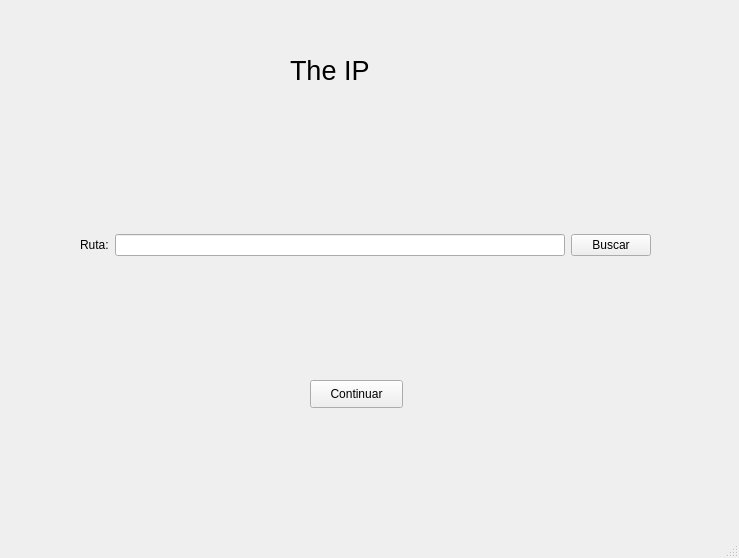
<?xml version="1.0" encoding="UTF-8"?>
<ui version="4.0">
 <class>MainWindow</class>
 <widget class="QMainWindow" name="MainWindow">
  <property name="enabled">
   <bool>true</bool>
  </property>
  <property name="geometry">
   <rect>
    <x>0</x>
    <y>0</y>
    <width>739</width>
    <height>558</height>
   </rect>
  </property>
  <property name="windowTitle">
   <string>MainWindow</string>
  </property>
  <widget class="QWidget" name="centralwidget">
   <widget class="QLabel" name="label_2">
    <property name="geometry">
     <rect>
      <x>290</x>
      <y>50</y>
      <width>111</width>
      <height>41</height>
     </rect>
    </property>
    <property name="font">
     <font>
      <pointsize>20</pointsize>
     </font>
    </property>
    <property name="text">
     <string>The IP</string>
    </property>
   </widget>
   <widget class="QPushButton" name="pushButton_2">
    <property name="geometry">
     <rect>
      <x>310</x>
      <y>380</y>
      <width>93</width>
      <height>28</height>
     </rect>
    </property>
    <property name="text">
     <string>Continuar</string>
    </property>
   </widget>
   <widget class="QWidget" name="">
    <property name="geometry">
     <rect>
      <x>80</x>
      <y>230</y>
      <width>571</width>
      <height>30</height>
     </rect>
    </property>
    <layout class="QHBoxLayout" name="horizontalLayout">
     <item>
      <widget class="QLabel" name="label">
       <property name="text">
        <string>Ruta:</string>
       </property>
      </widget>
     </item>
     <item>
      <widget class="QLineEdit" name="lineEdit"/>
     </item>
     <item>
      <widget class="QPushButton" name="paco">
       <property name="text">
        <string>Buscar</string>
       </property>
      </widget>
     </item>
    </layout>
   </widget>
  </widget>
  <widget class="QMenuBar" name="menubar">
   <property name="geometry">
    <rect>
     <x>0</x>
     <y>0</y>
     <width>739</width>
     <height>26</height>
    </rect>
   </property>
  </widget>
  <widget class="QStatusBar" name="statusbar"/>
 </widget>
 <resources/>
 <connections>
  <connection>
   <sender>pushButton_2</sender>
   <signal>clicked()</signal>
   <receiver>MainWindow</receiver>
   <slot>close()</slot>
   <hints>
    <hint type="sourcelabel">
     <x>358</x>
     <y>418</y>
    </hint>
    <hint type="destinationlabel">
     <x>375</x>
     <y>484</y>
    </hint>
   </hints>
  </connection>
 </connections>
</ui>
